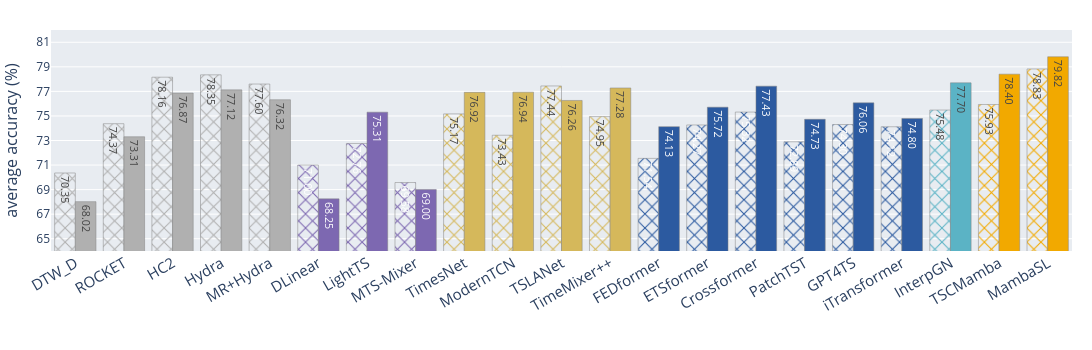

Notebook cell for this chart:
### Code cell
# 색상 매핑
color_map = {
    "Non-DL": "#B0B0B0",            # 회색
    "MLP-based": "#7D68B1",           # 오렌지
    "CNN-based": "#D5B85B",          # 스카이 블루
    "Transformer-based": "#2C5AA0",  # 다크 블루
    "Shaplet+CNN": "#5BB3C5",        # 노랑
    # "Mamba-based": "#AC6168",          # 청록
    "Mamba-based": "#F2A900",        # 노랑
    # "Ours": "#F2A900",        # 노랑
}


# 메달 이모지
medals = ["🥇", "🥈", "🥉"]


fig = px.bar(df_pivot, x='model', y='acc', 
             pattern_shape='acctype',
             pattern_shape_sequence=['x', ''],
             text='acc',
             text_auto='.2f',
             category_orders={'model': df_pivot['model'].unique(), 'acctype': ['10 dataset', 'all dataset', ]},
             custom_data=['categories'],
             )

fig.update_traces(
    marker=dict(line_color="grey", pattern_fillmode="replace"),
    marker_color=df_pivot['categories'].iloc[::2].map(color_map),
    texttemplate='%{text:.2f}',
    textposition='inside',
    textfont=dict(size=30),
    hovertemplate='<b>%{x}</b><br>Category: %{customdata[0]}<br>Accuracy: %{y:.6f}<extra></extra>',
)
# update names
fig.for_each_trace(
    lambda t: t.update(name=t.name.replace('10 dataset', '10 dataset\n(EC-UW)').replace('all dataset', 'all dataset')) 
    if t.name in ['10 dataset', 'all dataset'] else t
)



# add medal emojis to the top of the bars
top3 = df_pivot[(df_pivot['acctype'] == 'all dataset')].nlargest(3, 'acc')
for i, (j, row) in enumerate(top3.iterrows()):
    # find x position of the bar
    x_pos = df_pivot[df_pivot['model'] == row['model']].index[0] // 2
    fig.add_annotation(
        x=x_pos + 0.22,
        y=row['acc'] + 1.6,  # Adjust the y position to place the emoji above the bar
        text=medals[i],
        showarrow=False,
        font=dict(size=22, family="Noto Color Emoji"),  # Adjust the size of the emoji
        align='center',
        bgcolor='rgba(0,0,0,0)',  # Transparent background
    )

top3_10 = df_pivot[(df_pivot['acctype'] == '10 dataset')].nlargest(3, 'acc')
for i, (j, row) in enumerate(top3_10.iterrows()):
    # find x position of the bar
    x_pos = df_pivot[df_pivot['model'] == row['model']].index[0] // 2
    fig.add_annotation(
        x=x_pos - 0.22,
        y=row['acc'] + 1.6,  # Adjust the y position to place the emoji above the bar
        text=medals[i],
        showarrow=False,
        font=dict(size=22, family="Noto Color Emoji"),  # Adjust the size of the emoji
        align='center',
        bgcolor='rgba(0,0,0,0)',  # Transparent background
    )



fig.update_layout(
    # template="plotly_white",
    paper_bgcolor='rgba(0,0,0,0)',  # 투명 배경
    plot_bgcolor="#E8ECF1",  # 연한 회색 배경
    height=350,
    width=1200,
    barmode='group',
    bargap=0.15,  # 바 간격 조절
    bargroupgap=0.0,  # 그룹 간격 조절
    # title_text="Classification Performance of TSC Models",
    margin=dict(l=20, r=20, t=30, b=10),
    title_x=0.5,  # center the title
    title_font=dict(size=16),
    yaxis_title="average accuracy (%)",
    # legend=dict(
    #     title_text="Categories",
    #     title_font=dict(size=14),
    #     font=dict(size=12)
    # ),
    showlegend=False,  # Hide legend
)
fig.update_xaxes(
    title_text="",
    tickangle=-30,
    tickfont=dict(size=15)
)
fig.update_yaxes(showticklabels=True, range=[64, 82], 
                 tickvals=list(range(65,82,2)),
                 title_font=dict(size=16))
fig.show()

# save the figure
write_image(fig, f'figures_tmp/barplot (acc).pdf', scale=2, format='pdf', width=1200, height=350)

### Figure 1 — Plotly figure (JSON) as saved in the notebook; plotly's stock layout.template omitted (floating-point values rounded to 4 significant figures)
{"data": [{"customdata": [["Non-DL"], ["Non-DL"], ["Non-DL"], ["Non-DL"], ["Non-DL"], ["MLP-based"], ["MLP-based"], ["MLP-based"], ["CNN-based"], ["CNN-based"], ["CNN-based"], ["CNN-based"], ["Transformer-based"], ["Transformer-based"], ["Transformer-based"], ["Transformer-based"], ["Transformer-based"], ["Transformer-based"], ["Shaplet+CNN"], ["Mamba-based"], ["Mamba-based"]], "hovertemplate": "<b>%{x}</b><br>Category: %{customdata[0]}<br>Accuracy: %{y:.6f}<extra></extra>", "legendgroup": "10 dataset", "marker": {"color": ["#B0B0B0", "#B0B0B0", "#B0B0B0", "#B0B0B0", "#B0B0B0", "#7D68B1", "#7D68B1", "#7D68B1", "#D5B85B", "#D5B85B", "#D5B85B", "#D5B85B", "#2C5AA0", "#2C5AA0", "#2C5AA0", "#2C5AA0", "#2C5AA0", "#2C5AA0", "#5BB3C5", "#F2A900", "#F2A900"], "line": {"color": "grey"}, "pattern": {"fillmode": "replace", "shape": "x"}}, "name": "10 dataset\n(EC-UW)", "orientation": "v", "showlegend": true, "text": [70.35, 74.37, 78.16, 78.35, 77.6, 71.0, 72.76, 69.58, 75.17, 73.43, 77.44, 74.95, 71.54, 74.27, 75.32, 72.89, 74.3, 74.12, 75.48, 75.93, 78.83], "textfont": {"size": 30}, "textposition": "inside", "texttemplate": "%{text:.2f}", "type": "bar", "x": ["DTW_D", "ROCKET", "HC2", "Hydra", "MR+Hydra", "DLinear", "LightTS", "MTS-Mixer", "TimesNet", "ModernTCN", "TSLANet", "TimeMixer++", "FEDformer", "ETSformer", "Crossformer", "PatchTST", "GPT4TS", "iTransformer", "InterpGN", "TSCMamba", "MambaSL"], "xaxis": "x", "y": [70.35, 74.37, 78.16, 78.35, 77.6, 71.0, 72.76, 69.58, 75.17, 73.43, 77.44, 74.95, 71.54, 74.27, 75.32, 72.89, 74.3, 74.12, 75.48, 75.93, 78.83], "yaxis": "y"}, {"customdata": [["Non-DL"], ["Non-DL"], ["Non-DL"], ["Non-DL"], ["Non-DL"], ["MLP-based"], ["MLP-based"], ["MLP-based"], ["CNN-based"], ["CNN-based"], ["CNN-based"], ["CNN-based"], ["Transformer-based"], ["Transformer-based"], ["Transformer-based"], ["Transformer-based"], ["Transformer-based"], ["Transformer-based"], ["Shaplet+CNN"], ["Mamba-based"], ["Mamba-based"]], "hovertemplate": "<b>%{x}</b><br>Category: %{customdata[0]}<br>Accuracy: %{y:.6f}<extra></extra>", "legendgroup": "all dataset", "marker": {"color": ["#B0B0B0", "#B0B0B0", "#B0B0B0", "#B0B0B0", "#B0B0B0", "#7D68B1", "#7D68B1", "#7D68B1", "#D5B85B", "#D5B85B", "#D5B85B", "#D5B85B", "#2C5AA0", "#2C5AA0", "#2C5AA0", "#2C5AA0", "#2C5AA0", "#2C5AA0", "#5BB3C5", "#F2A900", "#F2A900"], "line": {"color": "grey"}, "pattern": {"fillmode": "replace", "shape": ""}}, "name": "all dataset", "orientation": "v", "showlegend": true, "text": [68.02, 73.31, 76.87, 77.12, 76.32, 68.25, 75.31, 69.0, 76.92, 76.94, 76.26, 77.28, 74.13, 75.72, 77.43, 74.73, 76.06, 74.8, 77.7, 78.4, 79.82], "textfont": {"size": 30}, "textposition": "inside", "texttemplate": "%{text:.2f}", "type": "bar", "x": ["DTW_D", "ROCKET", "HC2", "Hydra", "MR+Hydra", "DLinear", "LightTS", "MTS-Mixer", "TimesNet", "ModernTCN", "TSLANet", "TimeMixer++", "FEDformer", "ETSformer", "Crossformer", "PatchTST", "GPT4TS", "iTransformer", "InterpGN", "TSCMamba", "MambaSL"], "xaxis": "x", "y": [68.02, 73.31, 76.87, 77.12, 76.32, 68.25, 75.31, 69.0, 76.92, 76.94, 76.26, 77.28, 74.13, 75.72, 77.43, 74.73, 76.06, 74.8, 77.7, 78.4, 79.82], "yaxis": "y"}], "layout": {"annotations": [{"align": "center", "bgcolor": "rgba(0,0,0,0)", "font": {"family": "Noto Color Emoji", "size": 22}, "showarrow": false, "text": "🥇", "x": 20.22, "y": 81.42}, {"align": "center", "bgcolor": "rgba(0,0,0,0)", "font": {"family": "Noto Color Emoji", "size": 22}, "showarrow": false, "text": "🥈", "x": 19.22, "y": 80.0}, {"align": "center", "bgcolor": "rgba(0,0,0,0)", "font": {"family": "Noto Color Emoji", "size": 22}, "showarrow": false, "text": "🥉", "x": 18.22, "y": 79.3}, {"align": "center", "bgcolor": "rgba(0,0,0,0)", "font": {"family": "Noto Color Emoji", "size": 22}, "showarrow": false, "text": "🥇", "x": 19.78, "y": 80.43}, {"align": "center", "bgcolor": "rgba(0,0,0,0)", "font": {"family": "Noto Color Emoji", "size": 22}, "showarrow": false, "text": "🥈", "x": 2.78, "y": 79.95}, {"align": "center", "bgcolor": "rgba(0,0,0,0)", "font": {"family": "Noto Color Emoji", "size": 22}, "showarrow": false, "text": "🥉", "x": 1.78, "y": 79.76}], "bargap": 0.15, "bargroupgap": 0, "barmode": "group", "height": 350, "legend": {"title": {"text": "acctype"}, "tracegroupgap": 0}, "margin": {"b": 10, "l": 20, "r": 20, "t": 30}, "paper_bgcolor": "rgba(0,0,0,0)", "plot_bgcolor": "#E8ECF1", "showlegend": false, "title": {"font": {"size": 16}, "x": 0.5}, "width": 1200, "xaxis": {"anchor": "y", "categoryarray": ["DTW_D", "ROCKET", "HC2", "Hydra", "MR+Hydra", "DLinear", "LightTS", "MTS-Mixer", "TimesNet", "ModernTCN", "TSLANet", "TimeMixer++", "FEDformer", "ETSformer", "Crossformer", "PatchTST", "GPT4TS", "iTransformer", "InterpGN", "TSCMamba", "MambaSL"], "categoryorder": "array", "domain": [0, 1], "tickangle": -30, "tickfont": {"size": 15}, "title": {"text": ""}}, "yaxis": {"anchor": "x", "domain": [0, 1], "range": [64, 82], "showticklabels": true, "tickvals": [65, 67, 69, 71, 73, 75, 77, 79, 81], "title": {"font": {"size": 16}, "text": "average accuracy (%)"}}}}
